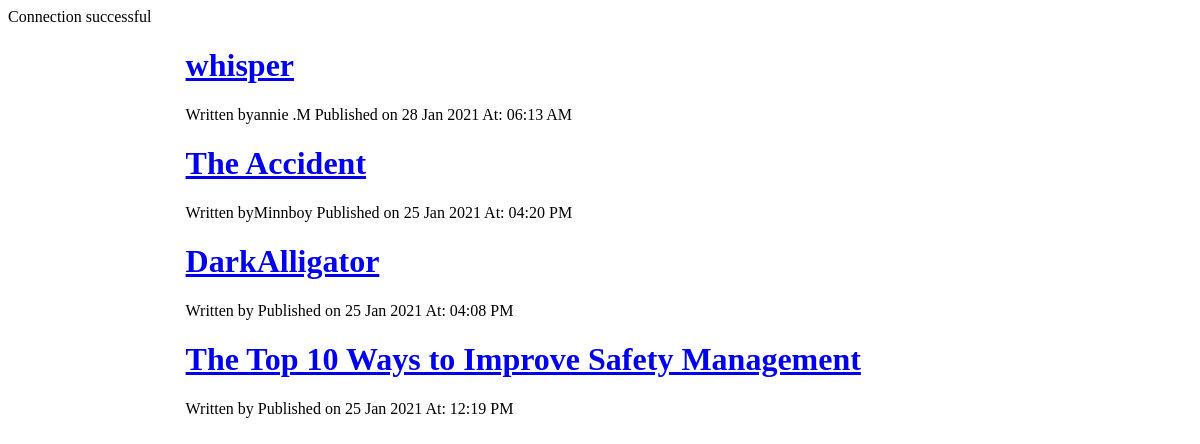
The page /ebook/shortstories.php on the database its author committed.
### tables this page shows
CREATE TABLE `story` (
  `id` int(11) NOT NULL,
  `story_title` varchar(255) NOT NULL,
  `story_content` text NOT NULL,
  `author` varchar(255) NOT NULL,
  `date_publish` timestamp NOT NULL DEFAULT current_timestamp()
);

### ebook/shortstories.php (the view, shortened to what this page needs)
<?php
require_once('storydb.php');
$sql = "SELECT * FROM story ORDER BY id DESC;";
$execute = mysqli_query($con,$sql);
$Postdata = mysqli_num_rows($execute);
?>
<html lang="en">
<head>
	<link rel="stylesheet"  href="create.css">
</head>
<body>
	<div class="container">
	<?php
		if($Postdata > 0){
			while($row = mysqli_fetch_array($execute)){
				$author = $row['author'];
				$timestamp = $row['date_publish'];
				$date = date('d M Y', strtotime($timestamp));
				$time = date('h:i A', strtotime($timestamp));
			 ?>
				<h1><a href="sdetails.php?id=<?php echo $row['id']; ?>"><?php echo $row['story_title']; ?></a></h1>
				<span>Written by<?php echo $author; ?></span>
				<span> Published on <?php echo $date;?> At: <?php echo $time; ?></span>
	<?php
			}
		}
	?>
</div>
</body>
</html>

### ebook/create.css (style rules this page uses)
.container { max-width: 70%; margin: 0 auto; }

### rows shown on the page
story: story_title "whisper", author "annie .M", date_publish "28 Jan 2021", date_publish "06:13 AM"
story: story_title "The Accident", author "Minnboy", date_publish "25 Jan 2021", date_publish "04:20 PM"
story: story_title "DarkAlligator", date_publish "25 Jan 2021", date_publish "04:08 PM"
story: story_title "The Top 10 Ways to Improve Safety Management", date_publish "25 Jan 2021", date_publish "12:19 PM"
